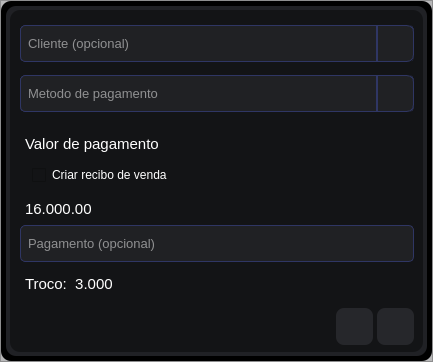
<?xml version="1.0" encoding="UTF-8"?>
<ui version="4.0">
 <class>Form</class>
 <widget class="QWidget" name="Form">
  <property name="geometry">
   <rect>
    <x>0</x>
    <y>0</y>
    <width>433</width>
    <height>362</height>
   </rect>
  </property>
  <property name="windowTitle">
   <string>Form</string>
  </property>
  <layout class="QVBoxLayout" name="verticalLayout">
   <property name="spacing">
    <number>0</number>
   </property>
   <property name="leftMargin">
    <number>0</number>
   </property>
   <property name="topMargin">
    <number>0</number>
   </property>
   <property name="rightMargin">
    <number>0</number>
   </property>
   <property name="bottomMargin">
    <number>0</number>
   </property>
   <item>
    <widget class="QFrame" name="frame_2">
     <property name="styleSheet">
      <string notr="true">background-color: rgb(184, 184, 185);</string>
     </property>
     <property name="frameShape">
      <enum>QFrame::StyledPanel</enum>
     </property>
     <property name="frameShadow">
      <enum>QFrame::Raised</enum>
     </property>
     <layout class="QVBoxLayout" name="verticalLayout_3">
      <property name="spacing">
       <number>0</number>
      </property>
      <property name="leftMargin">
       <number>0</number>
      </property>
      <property name="topMargin">
       <number>0</number>
      </property>
      <property name="rightMargin">
       <number>0</number>
      </property>
      <property name="bottomMargin">
       <number>0</number>
      </property>
      <item alignment="Qt::AlignHCenter">
       <widget class="QFrame" name="frame_center">
        <property name="minimumSize">
         <size>
          <width>431</width>
          <height>360</height>
         </size>
        </property>
        <property name="maximumSize">
         <size>
          <width>431</width>
          <height>360</height>
         </size>
        </property>
        <property name="styleSheet">
         <string notr="true">QFrame{
background-color: rgb(0, 0, 0);
border-radius: 10px;}

QScrollBar:horizontal {
    border: none;
    background: #26272b;
    height: 8px;
    margin: 0px 21px 0 21px;
	border-radius: 0px;
}
QScrollBar::handle:horizontal {
    background: rgba(64, 80, 170, 150);
    min-width: 25px;
	border-radius: 4px
}
QScrollBar::handle:horizontal:hover {
    background: rgba(64, 80, 170, 190);
    min-width: 25px;
	border-radius: 4px
}
QScrollBar::add-line:horizontal {
    border: none;
    background: #313237;
    width: 20px;
	border-top-right-radius: 4px;
    border-bottom-right-radius: 4px;
    subcontrol-position: right;
    subcontrol-origin: margin;
}
QScrollBar::sub-line:horizontal {
    border: none;
    background: #313237;
    width: 20px;
	border-top-left-radius: 4px;
    border-bottom-left-radius: 4px;
    subcontrol-position: left;
    subcontrol-origin: margin;
}
QScrollBar::up-arrow:horizontal, QScrollBar::down-arrow:horizontal
{
     background: none;
}
QScrollBar::add-page:horizontal, QScrollBar::sub-page:horizontal
{
     background: none;
}


QScrollBar:vertical {
	 border: none;
     background: #26272b;
     width: 8px;
     margin: 21px 0 21px 0;
	 border-radius: 0px;
}
QScrollBar::handle:vertical {
    background: rgba(64, 80, 170, 150);
    min-width: 25px;
	border-radius: 4px
}
QScrollBar::handle:vertical:hover {
    background: rgba(64, 80, 170, 190);
    min-width: 25px;
	border-radius: 4px
}
QScrollBar::add-line:vertical {
     border: none;
     background: #313237;
     height: 20px;
	 border-bottom-left-radius: 4px;
     border-bottom-right-radius: 4px;
     subcontrol-position: bottom;
     subcontrol-origin: margin;
}
QScrollBar::sub-line:vertical {
	 border: none;
     background: #313237;
     height: 20px;
	 border-top-left-radius: 4px;
     border-top-right-radius: 4px;
     subcontrol-position: top;
     subcontrol-origin: margin;
}
QScrollBar::up-arrow:vertical, QScrollBar::down-arrow:vertical {
     background: none;
}

QScrollBar::add-page:vertical, QScrollBar::sub-page:vertical {
     background: none;
}
</string>
        </property>
        <property name="frameShape">
         <enum>QFrame::StyledPanel</enum>
        </property>
        <property name="frameShadow">
         <enum>QFrame::Raised</enum>
        </property>
        <layout class="QVBoxLayout" name="verticalLayout_2">
         <property name="spacing">
          <number>5</number>
         </property>
         <property name="leftMargin">
          <number>5</number>
         </property>
         <property name="topMargin">
          <number>5</number>
         </property>
         <property name="rightMargin">
          <number>5</number>
         </property>
         <property name="bottomMargin">
          <number>5</number>
         </property>
         <item>
          <widget class="QFrame" name="frame_30">
           <property name="styleSheet">
            <string notr="true">background-color: rgb(32, 33, 37);</string>
           </property>
           <property name="frameShape">
            <enum>QFrame::StyledPanel</enum>
           </property>
           <property name="frameShadow">
            <enum>QFrame::Raised</enum>
           </property>
           <layout class="QVBoxLayout" name="verticalLayout_18">
            <property name="spacing">
             <number>0</number>
            </property>
            <property name="leftMargin">
             <number>4</number>
            </property>
            <property name="topMargin">
             <number>4</number>
            </property>
            <property name="rightMargin">
             <number>4</number>
            </property>
            <property name="bottomMargin">
             <number>4</number>
            </property>
            <item>
             <widget class="QFrame" name="frame_57">
              <property name="styleSheet">
               <string notr="true">background-color: rgb(19, 20, 22);
border-radius:10px;</string>
              </property>
              <property name="frameShape">
               <enum>QFrame::StyledPanel</enum>
              </property>
              <property name="frameShadow">
               <enum>QFrame::Raised</enum>
              </property>
              <layout class="QVBoxLayout" name="vertical_layout_inventario_2">
               <property name="spacing">
                <number>0</number>
               </property>
               <property name="leftMargin">
                <number>5</number>
               </property>
               <property name="topMargin">
                <number>5</number>
               </property>
               <property name="rightMargin">
                <number>5</number>
               </property>
               <property name="bottomMargin">
                <number>5</number>
               </property>
               <item>
                <widget class="QFrame" name="frame">
                 <property name="styleSheet">
                  <string notr="true">QPushButton{
	background-color:  rgb(32, 33, 36);
	border-radius:7px;
	border: 1px solid rgb(47, 54, 100);
	color: #ffffff}

QPushButton:hover{
	background-color: rgb(28, 29, 32)}

QPushButton:pressed{
	background-color: rgb(19, 20, 22)}


QLineEdit{
border: 1px solid rgb(47, 54, 100);
border-radius: 5px;
background-color: rgb(32, 33, 36);
color: white;padding-left:5px;}

QLineEdit:hover{background-color: rgb(30, 31, 34);}

QLineEdit:focus{background-color: rgb(37, 39, 42);}


QComboBox{
    border: 1px solid rgb(47, 54, 100);
    border-radius: 5px;
    padding-left: 5px;
    padding-right: -187px;
	color: rgb(133, 133, 136);
    background-color: rgb(32, 33, 36);
    text-align: left;
}

QComboBox:hover {
	background-color: rgb(30, 31, 34);
}

QComboBox:pressed , QComboBox:focus{
    background-color: rgb(37, 39, 42);
    border-bottom: 1px solid rgba(0, 0, 0, 0.073);
	color: rgb(133, 133, 136);
}

QComboBox:disabled {
	color: rgb(133, 133, 136);
    background: rgba(249, 249, 249, 0.3);
    border: 1px solid rgba(0, 0, 0, 0.06);
    border-bottom: 1px solid rgba(0, 0, 0, 0.06);
}
                        
QComboBox::drop-down {
	border-top-right-radius: 5px;
	border-bottom-right-radius: 5px;
	width: 34px; }

QComboBox QAbstractItemView {
	color: rgb(133, 133, 136);
	background-color: rgb(23, 24, 26);
	padding: 10px;
	selection-background-color: rgb(195, 155, 255);
	border: 2px solid  rgb(47, 54, 100);
	border-radius:5px;}

QLabel{color:#ffffff}

QCheckBox{color: rgb(255, 255, 255);}</string>
                 </property>
                 <property name="frameShape">
                  <enum>QFrame::StyledPanel</enum>
                 </property>
                 <property name="frameShadow">
                  <enum>QFrame::Raised</enum>
                 </property>
                 <widget class="QComboBox" name="combo_box_unidade">
                  <property name="geometry">
                   <rect>
                    <x>5</x>
                    <y>10</y>
                    <width>394</width>
                    <height>37</height>
                   </rect>
                  </property>
                  <property name="minimumSize">
                   <size>
                    <width>0</width>
                    <height>37</height>
                   </size>
                  </property>
                  <property name="font">
                   <font>
                    <pointsize>10</pointsize>
                   </font>
                  </property>
                  <property name="cursor">
                   <cursorShape>PointingHandCursor</cursorShape>
                  </property>
                  <property name="editable">
                   <bool>false</bool>
                  </property>
                  <property name="currentText">
                   <string/>
                  </property>
                  <property name="currentIndex">
                   <number>-1</number>
                  </property>
                  <property name="minimumContentsLength">
                   <number>0</number>
                  </property>
                  <property name="placeholderText">
                   <string>Cliente (opcinal)</string>
                  </property>
                  <property name="duplicatesEnabled">
                   <bool>false</bool>
                  </property>
                  <item>
                   <property name="text">
                    <string>New Item</string>
                   </property>
                  </item>
                  <item>
                   <property name="text">
                    <string>New Item</string>
                   </property>
                  </item>
                  <item>
                   <property name="text">
                    <string>New Item</string>
                   </property>
                  </item>
                 </widget>
                 <widget class="QLineEdit" name="lineEdit_nome_produto">
                  <property name="geometry">
                   <rect>
                    <x>5</x>
                    <y>210</y>
                    <width>394</width>
                    <height>37</height>
                   </rect>
                  </property>
                  <property name="minimumSize">
                   <size>
                    <width>0</width>
                    <height>30</height>
                   </size>
                  </property>
                  <property name="font">
                   <font>
                    <pointsize>10</pointsize>
                   </font>
                  </property>
                  <property name="placeholderText">
                   <string>Pagamento (opcional)</string>
                  </property>
                 </widget>
                 <widget class="QComboBox" name="combo_box_categoria">
                  <property name="geometry">
                   <rect>
                    <x>5</x>
                    <y>60</y>
                    <width>394</width>
                    <height>37</height>
                   </rect>
                  </property>
                  <property name="minimumSize">
                   <size>
                    <width>0</width>
                    <height>37</height>
                   </size>
                  </property>
                  <property name="font">
                   <font>
                    <pointsize>10</pointsize>
                   </font>
                  </property>
                  <property name="cursor">
                   <cursorShape>PointingHandCursor</cursorShape>
                  </property>
                  <property name="editable">
                   <bool>false</bool>
                  </property>
                  <property name="currentText">
                   <string/>
                  </property>
                  <property name="currentIndex">
                   <number>-1</number>
                  </property>
                  <property name="minimumContentsLength">
                   <number>0</number>
                  </property>
                  <property name="placeholderText">
                   <string>Metodo de pagamento</string>
                  </property>
                  <property name="duplicatesEnabled">
                   <bool>false</bool>
                  </property>
                  <item>
                   <property name="text">
                    <string>New Item</string>
                   </property>
                  </item>
                  <item>
                   <property name="text">
                    <string>New Item</string>
                   </property>
                  </item>
                  <item>
                   <property name="text">
                    <string>New Item</string>
                   </property>
                  </item>
                 </widget>
                 <widget class="QLabel" name="label">
                  <property name="geometry">
                   <rect>
                    <x>10</x>
                    <y>120</y>
                    <width>140</width>
                    <height>18</height>
                   </rect>
                  </property>
                  <property name="font">
                   <font>
                    <pointsize>11</pointsize>
                   </font>
                  </property>
                  <property name="text">
                   <string>Valor de pagamento</string>
                  </property>
                 </widget>
                 <widget class="QCheckBox" name="check_box_recibo_venda">
                  <property name="geometry">
                   <rect>
                    <x>17</x>
                    <y>150</y>
                    <width>135</width>
                    <height>20</height>
                   </rect>
                  </property>
                  <property name="text">
                   <string>Criar recibo de venda</string>
                  </property>
                 </widget>
                 <widget class="QLabel" name="lb_valor_pagamento">
                  <property name="geometry">
                   <rect>
                    <x>10</x>
                    <y>185</y>
                    <width>381</width>
                    <height>18</height>
                   </rect>
                  </property>
                  <property name="font">
                   <font>
                    <pointsize>11</pointsize>
                   </font>
                  </property>
                  <property name="text">
                   <string>16.000.00</string>
                  </property>
                 </widget>
                 <widget class="QLabel" name="lbl_troco">
                  <property name="geometry">
                   <rect>
                    <x>10</x>
                    <y>260</y>
                    <width>381</width>
                    <height>18</height>
                   </rect>
                  </property>
                  <property name="font">
                   <font>
                    <pointsize>11</pointsize>
                   </font>
                  </property>
                  <property name="text">
                   <string>Troco:  3.000</string>
                  </property>
                 </widget>
                 <widget class="QFrame" name="frame_custom_cliente">
                  <property name="geometry">
                   <rect>
                    <x>5</x>
                    <y>8</y>
                    <width>394</width>
                    <height>42</height>
                   </rect>
                  </property>
                  <property name="styleSheet">
                   <string notr="true">QPushButton{border-top-left-radius:0px;border-bottom-left-radius:0px;}
QLineEdit{border-top-right-radius:0px;border-bottom-right-radius:0px;}</string>
                  </property>
                  <property name="frameShape">
                   <enum>QFrame::StyledPanel</enum>
                  </property>
                  <property name="frameShadow">
                   <enum>QFrame::Raised</enum>
                  </property>
                  <layout class="QHBoxLayout" name="horizontalLayout_5">
                   <property name="spacing">
                    <number>0</number>
                   </property>
                   <property name="leftMargin">
                    <number>0</number>
                   </property>
                   <property name="topMargin">
                    <number>0</number>
                   </property>
                   <property name="rightMargin">
                    <number>0</number>
                   </property>
                   <property name="bottomMargin">
                    <number>0</number>
                   </property>
                   <item>
                    <widget class="QLineEdit" name="lineEdit_cliente">
                     <property name="minimumSize">
                      <size>
                       <width>0</width>
                       <height>37</height>
                      </size>
                     </property>
                     <property name="font">
                      <font>
                       <pointsize>10</pointsize>
                      </font>
                     </property>
                     <property name="placeholderText">
                      <string>Cliente (opcional)</string>
                     </property>
                    </widget>
                   </item>
                   <item>
                    <widget class="QPushButton" name="btn_show_cliente">
                     <property name="minimumSize">
                      <size>
                       <width>37</width>
                       <height>37</height>
                      </size>
                     </property>
                     <property name="maximumSize">
                      <size>
                       <width>37</width>
                       <height>37</height>
                      </size>
                     </property>
                     <property name="text">
                      <string/>
                     </property>
                     <property name="icon">
                      <iconset>
                       <normaloff>../../../images/svg_icons/icon_down_arrow.svg</normaloff>../../../images/svg_icons/icon_down_arrow.svg</iconset>
                     </property>
                     <property name="iconSize">
                      <size>
                       <width>30</width>
                       <height>30</height>
                      </size>
                     </property>
                    </widget>
                   </item>
                  </layout>
                 </widget>
                 <widget class="QFrame" name="frame_custom_pagamento">
                  <property name="geometry">
                   <rect>
                    <x>5</x>
                    <y>58</y>
                    <width>394</width>
                    <height>41</height>
                   </rect>
                  </property>
                  <property name="styleSheet">
                   <string notr="true">QPushButton{border-top-left-radius:0px;border-bottom-left-radius:0px;}
QLineEdit{border-top-right-radius:0px;border-bottom-right-radius:0px;}</string>
                  </property>
                  <property name="frameShape">
                   <enum>QFrame::StyledPanel</enum>
                  </property>
                  <property name="frameShadow">
                   <enum>QFrame::Raised</enum>
                  </property>
                  <layout class="QHBoxLayout" name="horizontalLayout">
                   <property name="spacing">
                    <number>0</number>
                   </property>
                   <property name="leftMargin">
                    <number>0</number>
                   </property>
                   <property name="topMargin">
                    <number>0</number>
                   </property>
                   <property name="rightMargin">
                    <number>0</number>
                   </property>
                   <property name="bottomMargin">
                    <number>0</number>
                   </property>
                   <item>
                    <widget class="QLineEdit" name="lineEdit_pagamento">
                     <property name="minimumSize">
                      <size>
                       <width>0</width>
                       <height>37</height>
                      </size>
                     </property>
                     <property name="font">
                      <font>
                       <pointsize>10</pointsize>
                      </font>
                     </property>
                     <property name="styleSheet">
                      <string notr="true"/>
                     </property>
                     <property name="placeholderText">
                      <string>Metodo de pagamento</string>
                     </property>
                    </widget>
                   </item>
                   <item>
                    <widget class="QPushButton" name="btn_show_pagamento">
                     <property name="minimumSize">
                      <size>
                       <width>37</width>
                       <height>37</height>
                      </size>
                     </property>
                     <property name="maximumSize">
                      <size>
                       <width>37</width>
                       <height>37</height>
                      </size>
                     </property>
                     <property name="styleSheet">
                      <string notr="true"/>
                     </property>
                     <property name="text">
                      <string/>
                     </property>
                     <property name="icon">
                      <iconset>
                       <normaloff>../../../images/svg_icons/icon_down_arrow.svg</normaloff>../../../images/svg_icons/icon_down_arrow.svg</iconset>
                     </property>
                     <property name="iconSize">
                      <size>
                       <width>30</width>
                       <height>30</height>
                      </size>
                     </property>
                    </widget>
                   </item>
                  </layout>
                 </widget>
                </widget>
               </item>
               <item>
                <widget class="QFrame" name="frame_90">
                 <property name="minimumSize">
                  <size>
                   <width>0</width>
                   <height>44</height>
                  </size>
                 </property>
                 <property name="maximumSize">
                  <size>
                   <width>16777215</width>
                   <height>44</height>
                  </size>
                 </property>
                 <property name="styleSheet">
                  <string notr="true"/>
                 </property>
                 <property name="frameShape">
                  <enum>QFrame::StyledPanel</enum>
                 </property>
                 <property name="frameShadow">
                  <enum>QFrame::Raised</enum>
                 </property>
                 <layout class="QHBoxLayout" name="horizontalLayout_26">
                  <property name="spacing">
                   <number>4</number>
                  </property>
                  <property name="leftMargin">
                   <number>4</number>
                  </property>
                  <property name="topMargin">
                   <number>4</number>
                  </property>
                  <property name="rightMargin">
                   <number>4</number>
                  </property>
                  <property name="bottomMargin">
                   <number>0</number>
                  </property>
                  <item>
                   <spacer name="horizontalSpacer">
                    <property name="orientation">
                     <enum>Qt::Horizontal</enum>
                    </property>
                    <property name="sizeHint" stdset="0">
                     <size>
                      <width>40</width>
                      <height>20</height>
                     </size>
                    </property>
                   </spacer>
                  </item>
                  <item>
                   <widget class="QPushButton" name="btn_deletar">
                    <property name="minimumSize">
                     <size>
                      <width>37</width>
                      <height>37</height>
                     </size>
                    </property>
                    <property name="maximumSize">
                     <size>
                      <width>37</width>
                      <height>37</height>
                     </size>
                    </property>
                    <property name="styleSheet">
                     <string notr="true">QPushButton {
            color: rgb(233, 234, 236);
            background-color: rgb(38, 39, 43);
            border: none;
            border-radius: 8px;
}
 QPushButton:hover {
 	background-color: rgb(49, 50, 55)
 }
QPushButton:pressed {
 	background-color: rgb(38, 39, 43);
}</string>
                    </property>
                    <property name="text">
                     <string/>
                    </property>
                    <property name="icon">
                     <iconset>
                      <normaloff>../../../images/svg_icons/icon_delete.svg</normaloff>../../../images/svg_icons/icon_delete.svg</iconset>
                    </property>
                    <property name="iconSize">
                     <size>
                      <width>25</width>
                      <height>25</height>
                     </size>
                    </property>
                   </widget>
                  </item>
                  <item>
                   <widget class="QPushButton" name="btn_confirmar">
                    <property name="minimumSize">
                     <size>
                      <width>37</width>
                      <height>37</height>
                     </size>
                    </property>
                    <property name="maximumSize">
                     <size>
                      <width>37</width>
                      <height>37</height>
                     </size>
                    </property>
                    <property name="styleSheet">
                     <string notr="true">QPushButton {
            color: rgb(233, 234, 236);
            background-color: rgb(38, 39, 43);
            border: none;
            border-radius: 8px;
}
 QPushButton:hover {
 	background-color: rgb(49, 50, 55)
 }
QPushButton:pressed {
 	background-color: rgb(38, 39, 43);
}</string>
                    </property>
                    <property name="text">
                     <string/>
                    </property>
                    <property name="icon">
                     <iconset>
                      <normaloff>../../../images/svg_icons/icon_check_ok.svg</normaloff>../../../images/svg_icons/icon_check_ok.svg</iconset>
                    </property>
                    <property name="iconSize">
                     <size>
                      <width>25</width>
                      <height>25</height>
                     </size>
                    </property>
                   </widget>
                  </item>
                 </layout>
                </widget>
               </item>
              </layout>
             </widget>
            </item>
           </layout>
          </widget>
         </item>
        </layout>
       </widget>
      </item>
     </layout>
    </widget>
   </item>
  </layout>
 </widget>
 <resources/>
 <connections/>
</ui>
